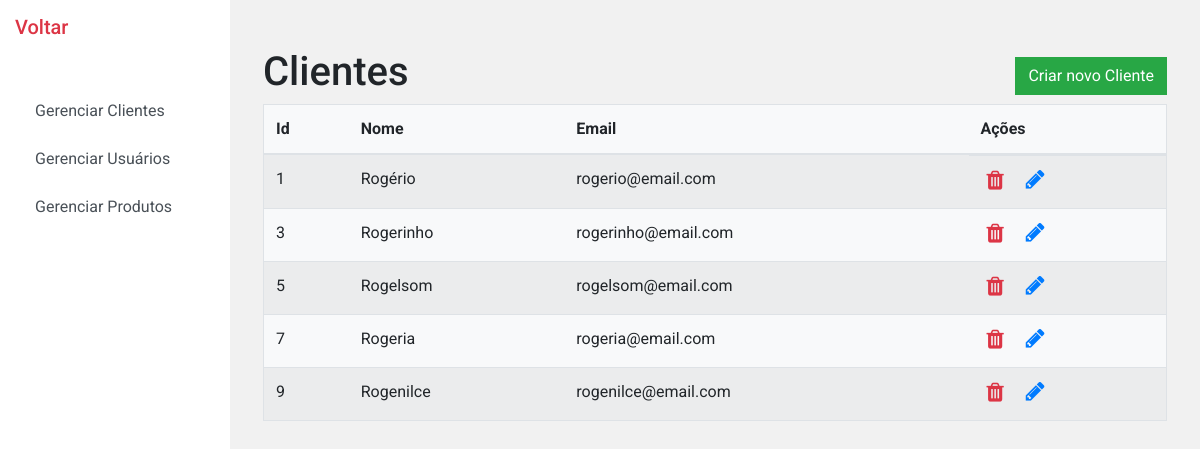
/painel-cadastro-clientes.php, run on the app's committed database.
### tables this page shows
CREATE TABLE usuarios (
    id INT PRIMARY KEY AUTO_INCREMENT,
    nome VARCHAR(255) NOT NULL,
    fl_cliente BOOLEAN DEFAULT TRUE,
    email VARCHAR(255) NOT NULL,
    senha VARCHAR(255) NOT NULL
);

### app/consulta-clientes.php (called while the page is built)
<?php
function consultarClientes()
{
  require_once('conexao.php');
  $sql = 'SELECT * FROM usuarios WHERE fl_cliente = 1';
  $stmt = $conn->prepare($sql);
  $stmt->execute();
  $result = $stmt->fetchAll(PDO::FETCH_OBJ);
  return $result;
}

### painel-cadastro-clientes.php (the view, shortened to what this page needs)
<?php
include_once('app/consulta-clientes.php');
$clientes = consultarClientes();
?>
<!DOCTYPE html>
<html lang="pt-BR">
<head>
  <link rel="stylesheet" href="assets/css/bootstrap.min.css">
  <link rel="stylesheet" href="assets/css/style.css">
</head>
<body style="background-color: #f1f1f1">
  <div class="d-flex">
    <?php include_once('./parts/sidebar.php'); ?>
    <div class="row w-100">
      <div class="col-12 p-5">
        <div class="d-flex justify-content-between align-items-center">
          <h1>Clientes</h1>
          <a href="criar-cliente.php" class="btn btn-success">Criar novo Cliente</a>
        </div>
        <table class="table w-100 table-striped table-hover bg-light border">
          <thead>
            <tr>
              <th>Id</th>
              <th>Nome</th>
              <th>Email</th>
              <th>Ações</th>
            </tr>
          </thead>
          <tbody>
            <?php foreach ($clientes as $cliente) : ?>
            <tr>
              <td><?php echo $cliente->id; ?></td>
              <td><?php echo $cliente->nome; ?></td>
              <td><?php echo $cliente->email; ?></td>
              <td class="d-flex">
                <form action="excluir-cliente.php" method="POST">
                  <button type="submit" class="simple-button"><i class="fa fa-trash icone text-danger"></i></button>
                </form>
                <a href="editar-cliente.php?id=<?php echo $cliente->id; ?>"><i class=" fa fa-pencil icone text-primary
                  ml-3"></i></a>
              </td>
            </tr>
            <?php endforeach; ?>
          </tbody>
        </table>
      </div>
    </div>
  </div>
</body>
</html>

### parts/sidebar.php (shortened to what this page needs)
<div class="sidebar">
  <h5>
    <a class="text-danger" href="index.php">Voltar</a>
  </h5>
  <ul class="list-group mt-5">
    <a href="painel-cadastro-clientes.php">
      <li class="list-group-item list-group-item-action border-0 c-pointer">
        Gerenciar Clientes
      </li>
    </a>
    <a href="painel-cadastro-usuarios.php">
      <li class="list-group-item list-group-item-action border-0 c-pointer">
        Gerenciar Usuários
      </li>
    </a>
    <a href="painel-cadastro-produtos.php">
      <li class="list-group-item list-group-item-action border-0 c-pointer">
        Gerenciar Produtos
      </li>
    </a>
  </ul>
</div>

### assets/css/style.css (style rules this page uses)
* { font-family: "Roboto", sans-serif; }
body { min-height: 100vh; }
.btn { border-radius: 0; }
.sidebar { background-color: #fff; min-height: 100vh; width: 270px; padding: 15px; }
.c-pointer { cursor: pointer; }
.icone { font-size: 22px !important; }
.simple-button { background: none; border: none; }

### data on the page
usuarios: id "1", nome "Rogério", email "rogerio@email.com"
usuarios: id "3", nome "Rogerinho", email "rogerinho@email.com"
usuarios: id "5", nome "Rogelsom", email "rogelsom@email.com"
usuarios: id "7", nome "Rogeria", email "rogeria@email.com"
usuarios: id "9", nome "Rogenilce", email "rogenilce@email.com"
